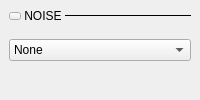
                <widget class="QWidget" name="wNoiseContainer" native="true">
                 <layout class="QVBoxLayout" name="verticalLayout_14">
                  <property name="spacing">
                   <number>6</number>
                  </property>
                  <property name="leftMargin">
                   <number>9</number>
                  </property>
                  <property name="topMargin">
                   <number>9</number>
                  </property>
                  <property name="rightMargin">
                   <number>9</number>
                  </property>
                  <property name="bottomMargin">
                   <number>9</number>
                  </property>
                  <item>
                   <layout class="QHBoxLayout" name="horizontalLayout_8">
                    <property name="spacing">
                     <number>0</number>
                    </property>
                    <property name="topMargin">
                     <number>0</number>
                    </property>
                    <item>
                     <widget class="QPushButton" name="btnNoiseCollapse">
                      <property name="styleSheet">
                       <string notr="true">QPushButton {
  max-height: 6px;
  max-width: 10px;
  border-image: url(:/icons/sba_cmb_box_arrow.svg);
}

QPushButton:checked
{
  max-height: 10px;
  max-width:  6px;
border-image: url(:/icons/sba_cmb_box_arrow_right.svg);
}
</string>
                      </property>
                      <property name="text">
                       <string/>
                      </property>
                      <property name="checkable">
                       <bool>true</bool>
                      </property>
                      <property name="checked">
                       <bool>false</bool>
                      </property>
                     </widget>
                    </item>
                    <item>
                     <widget class="QLabel" name="lblNoise">
                      <property name="sizePolicy">
                       <sizepolicy hsizetype="Preferred" vsizetype="Preferred">
                        <horstretch>0</horstretch>
                        <verstretch>0</verstretch>
                       </sizepolicy>
                      </property>
                      <property name="styleSheet">
                       <string notr="true">  QLabel {
        font-size: 12px;
        color: black;
    }</string>
                      </property>
                      <property name="text">
                       <string> NOISE </string>
                      </property>
                     </widget>
                    </item>
                    <item>
                     <widget class="Line" name="line">
                      <property name="sizePolicy">
                       <sizepolicy hsizetype="Expanding" vsizetype="Fixed">
                        <horstretch>0</horstretch>
                        <verstretch>0</verstretch>
                       </sizepolicy>
                      </property>
                      <property name="minimumSize">
                       <size>
                        <width>0</width>
                        <height>1</height>
                       </size>
                      </property>
                      <property name="maximumSize">
                       <size>
                        <width>16777215</width>
                        <height>1</height>
                       </size>
                      </property>
                      <property name="styleSheet">
                       <string notr="true">border: 1px solid black;</string>
                      </property>
                      <property name="orientation">
                       <enum>Qt::Horizontal</enum>
                      </property>
                     </widget>
                    </item>
                   </layout>
                  </item>
                  <item>
                   <widget class="QWidget" name="wNoise" native="true">
                    <layout class="QVBoxLayout" name="verticalLayout_9">
                     <property name="spacing">
                      <number>6</number>
                     </property>
                     <property name="leftMargin">
                      <number>0</number>
                     </property>
                     <property name="topMargin">
                      <number>0</number>
                     </property>
                     <property name="rightMargin">
                      <number>0</number>
                     </property>
                     <property name="bottomMargin">
                      <number>0</number>
                     </property>
                     <item>
                      <widget class="QComboBox" name="cbNoiseType">
                       <item>
                        <property name="text">
                         <string>None</string>
                        </property>
                       </item>
                       <item>
                        <property name="text">
                         <string>Uniform</string>
                        </property>
                       </item>
                       <item>
                        <property name="text">
                         <string>Gaussian</string>
                        </property>
                       </item>
                       <item>
                        <property name="text">
                         <string>Laplacian</string>
                        </property>
                       </item>
                       <item>
                        <property name="text">
                         <string>Impulse</string>
                        </property>
                       </item>
                      </widget>
                     </item>
                     <item>
                      <layout class="QHBoxLayout" name="horizontalLayout_5">
                       <property name="topMargin">
                        <number>0</number>
                       </property>
                       <item>
                        <spacer name="horizontalSpacer">
                         <property name="orientation">
                          <enum>Qt::Horizontal</enum>
                         </property>
                         <property name="sizeHint" stdset="0">
                          <size>
                           <width>40</width>
                           <height>20</height>
                          </size>
                         </property>
                        </spacer>
                       </item>
                      </layout>
                     </item>
                    </layout>
                   </widget>
                  </item>
                 </layout>
                </widget>
